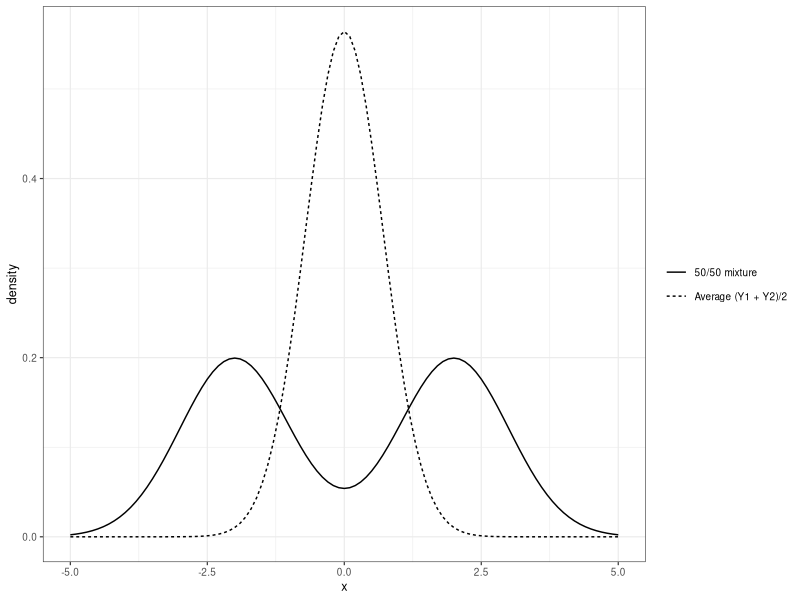

Source code (R):
## ---- chunk 1
knitr::opts_chunk$set(echo = FALSE, out.width = "100%")
library(ggplot2)
## ---- chunk 2
ggplot() + xlim(-5, 5) +
  stat_function(aes(linetype = "Average (Y1 + Y2)/2"),
                fun = function(x) dnorm(x, sd = sqrt(1/2))) +
  stat_function(aes(linetype = "50/50 mixture"),
                fun = function(x) 0.5 * dnorm(x, -2) + 0.5 * dnorm(x, 2)) +
  labs(x = "x", y = "density", linetype = NULL) +
  theme_bw(base_size = 9)
